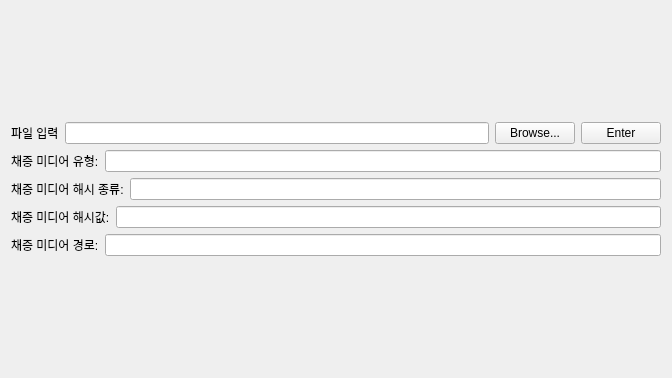
                      <widget class="QWidget" name="DE_Gather_Info_file__scrollAreaWidgetContents_1">
                       <property name="geometry">
                        <rect>
                         <x>0</x>
                         <y>0</y>
                         <width>672</width>
                         <height>378</height>
                        </rect>
                       </property>
                       <layout class="QGridLayout" name="gridLayout_18">
                        <item row="1" column="0">
                         <layout class="QVBoxLayout" name="DE_Gather_Info_file__verticalLayout_1">
                          <item>
                           <layout class="QHBoxLayout" name="DE_Gather_Info_file__filebrowse__horizontalLayout_1">
                            <item>
                             <widget class="QLabel" name="DE_Gather_Info_file__filebrowse__label_1">
                              <property name="text">
                               <string>파일 입력</string>
                              </property>
                             </widget>
                            </item>
                            <item>
                             <widget class="QLineEdit" name="DE_Gather_Info_file__filebrowse__lineEdit_1"/>
                            </item>
                            <item>
                             <widget class="QPushButton" name="DE_Gather_Info_file__filebrowse__browseButton_1">
                              <property name="text">
                               <string>Browse...</string>
                              </property>
                             </widget>
                            </item>
                            <item>
                             <widget class="QPushButton" name="DE_Gather_Info_file__filebrowse__enterButton_1">
                              <property name="text">
                               <string>Enter</string>
                              </property>
                             </widget>
                            </item>
                           </layout>
                          </item>
                          <item>
                           <layout class="QHBoxLayout" name="DE_Gather_Info_gather_media_type__horizontalLayout_1">
                            <item>
                             <widget class="QLabel" name="DE_Gather_Info_gather_media_type__label_1">
                              <property name="text">
                               <string>채증 미디어 유형:</string>
                              </property>
                             </widget>
                            </item>
                            <item>
                             <widget class="QLineEdit" name="DE_Gather_Info_gather_media_type__lineEdit_1"/>
                            </item>
                           </layout>
                          </item>
                          <item>
                           <layout class="QHBoxLayout" name="DE_Gather_Info_gather_hash_type__horizontalLayout_1">
                            <item>
                             <widget class="QLabel" name="DE_Gather_Info__gather_hash_type__label_1">
                              <property name="text">
                               <string>채증 미디어 해시 종류:</string>
                              </property>
                             </widget>
                            </item>
                            <item>
                             <widget class="QLineEdit" name="DE_Gather_Info__gather_hash_type__lineEdit_1"/>
                            </item>
                           </layout>
                          </item>
                          <item>
                           <layout class="QHBoxLayout" name="DE_Gather_Info_gather_hash__horizontalLayout_1">
                            <item>
                             <widget class="QLabel" name="DE_Gather_Info_gather_hash__label_1">
                              <property name="text">
                               <string>채증 미디어 해시값:</string>
                              </property>
                             </widget>
                            </item>
                            <item>
                             <widget class="QLineEdit" name="DE_Gather_Info_gather_hash__lineEdit_1"/>
                            </item>
                           </layout>
                          </item>
                          <item>
                           <layout class="QHBoxLayout" name="DE_Gather_Info_gather_path__horizontalLayout_1">
                            <item>
                             <widget class="QLabel" name="DE_Gather_Info_gather_path__label_1">
                              <property name="text">
                               <string>채증 미디어 경로:</string>
                              </property>
                             </widget>
                            </item>
                            <item>
                             <widget class="QLineEdit" name="DE_Gather_Info_gather_path__lineEdit_1"/>
                            </item>
                           </layout>
                          </item>
                         </layout>
                        </item>
                       </layout>
                      </widget>
